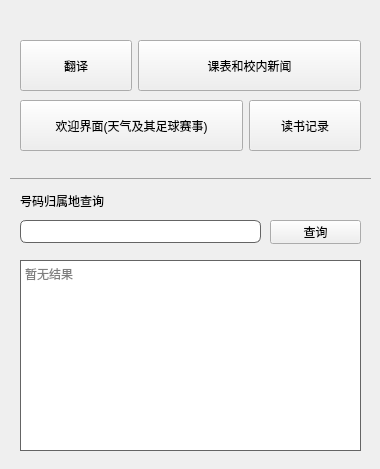
<?xml version="1.0" encoding="UTF-8"?>
<ui version="4.0">
 <class>kr_app</class>
 <widget class="QWidget" name="kr_app">
  <property name="windowModality">
   <enum>Qt::WindowModal</enum>
  </property>
  <property name="geometry">
   <rect>
    <x>0</x>
    <y>0</y>
    <width>380</width>
    <height>469</height>
   </rect>
  </property>
  <property name="windowTitle">
   <string>K管理应用</string>
  </property>
  <property name="styleSheet">
   <string notr="true">QPushButton[NotTitleBarBtn=true]
{	
	color:rgb(117,117,117);
	background-color:rgb(250,250,250);
	border: 1px solid rgb(100,100,100);
	border-radius:6px;
}

QPushButton:hover[NotTitleBarBtn=true]
{
	color:white;
	background-color:rgb(90,90,90);
	border: 1px solid rgb(100,100,100);
}

QPushButton:pressed[NotTitleBarBtn=true]
{
	color:white;
	background-color:rgb(80,80,80);
	border: 1px solid rgb(100,100,100);
	padding-left:3px;
	padding-top:3px;
}</string>
  </property>
  <widget class="QWidget" name="layoutWidget">
   <property name="geometry">
    <rect>
     <x>20</x>
     <y>40</y>
     <width>341</width>
     <height>51</height>
    </rect>
   </property>
   <layout class="QHBoxLayout" name="horizontalLayout" stretch="1,2">
    <item>
     <widget class="QPushButton" name="TransBtn">
      <property name="sizePolicy">
       <sizepolicy hsizetype="Minimum" vsizetype="Minimum">
        <horstretch>0</horstretch>
        <verstretch>0</verstretch>
       </sizepolicy>
      </property>
      <property name="text">
       <string>翻译</string>
      </property>
      <property name="NotTitleBarBtn" stdset="0">
       <bool>true</bool>
      </property>
     </widget>
    </item>
    <item>
     <widget class="QPushButton" name="ClassBtn">
      <property name="sizePolicy">
       <sizepolicy hsizetype="Minimum" vsizetype="Minimum">
        <horstretch>0</horstretch>
        <verstretch>0</verstretch>
       </sizepolicy>
      </property>
      <property name="text">
       <string>课表和校内新闻</string>
      </property>
      <property name="NotTitleBarBtn" stdset="0">
       <bool>true</bool>
      </property>
     </widget>
    </item>
   </layout>
  </widget>
  <widget class="QLabel" name="Linelabel">
   <property name="geometry">
    <rect>
     <x>10</x>
     <y>170</y>
     <width>361</width>
     <height>16</height>
    </rect>
   </property>
   <property name="text">
    <string>&lt;hr style=&quot;height:1px;border:none;border-top:1px solid #555555;&quot; /&gt;</string>
   </property>
  </widget>
  <widget class="QLineEdit" name="PhoneNumSerachlineEdit">
   <property name="geometry">
    <rect>
     <x>20</x>
     <y>220</y>
     <width>241</width>
     <height>23</height>
    </rect>
   </property>
   <property name="styleSheet">
    <string notr="true">border: 1px solid rgb(100,100,100);
border-radius:6px;</string>
   </property>
   <property name="maxLength">
    <number>11</number>
   </property>
   <property name="clearButtonEnabled">
    <bool>false</bool>
   </property>
  </widget>
  <widget class="QLabel" name="PhoneNumSerachTitlelabel">
   <property name="geometry">
    <rect>
     <x>20</x>
     <y>190</y>
     <width>131</width>
     <height>21</height>
    </rect>
   </property>
   <property name="text">
    <string>号码归属地查询</string>
   </property>
  </widget>
  <widget class="QPushButton" name="PhoneNumSerachBtn">
   <property name="geometry">
    <rect>
     <x>270</x>
     <y>220</y>
     <width>91</width>
     <height>24</height>
    </rect>
   </property>
   <property name="text">
    <string>查询</string>
   </property>
   <property name="NotTitleBarBtn" stdset="0">
    <bool>true</bool>
   </property>
  </widget>
  <widget class="QTextEdit" name="PhoneNumSerachtextEdit">
   <property name="geometry">
    <rect>
     <x>20</x>
     <y>260</y>
     <width>341</width>
     <height>191</height>
    </rect>
   </property>
   <property name="styleSheet">
    <string notr="true">border: 1px solid rgb(100,100,100);
font: 13pt &quot;Yu Gothic UI Semilight&quot;;</string>
   </property>
   <property name="placeholderText">
    <string>暂无结果</string>
   </property>
  </widget>
  <widget class="QWidget" name="">
   <property name="geometry">
    <rect>
     <x>20</x>
     <y>100</y>
     <width>341</width>
     <height>51</height>
    </rect>
   </property>
   <layout class="QHBoxLayout" name="horizontalLayout_2" stretch="4,2">
    <item>
     <widget class="QPushButton" name="WelcomeBtn">
      <property name="sizePolicy">
       <sizepolicy hsizetype="Minimum" vsizetype="Minimum">
        <horstretch>0</horstretch>
        <verstretch>0</verstretch>
       </sizepolicy>
      </property>
      <property name="text">
       <string>欢迎界面(天气及其足球赛事)</string>
      </property>
      <property name="NotTitleBarBtn" stdset="0">
       <bool>true</bool>
      </property>
     </widget>
    </item>
    <item>
     <widget class="QPushButton" name="BookBtn">
      <property name="sizePolicy">
       <sizepolicy hsizetype="Minimum" vsizetype="Minimum">
        <horstretch>0</horstretch>
        <verstretch>0</verstretch>
       </sizepolicy>
      </property>
      <property name="text">
       <string>读书记录</string>
      </property>
      <property name="NotTitleBarBtn" stdset="0">
       <bool>true</bool>
      </property>
     </widget>
    </item>
   </layout>
  </widget>
 </widget>
 <resources/>
 <connections/>
</ui>
